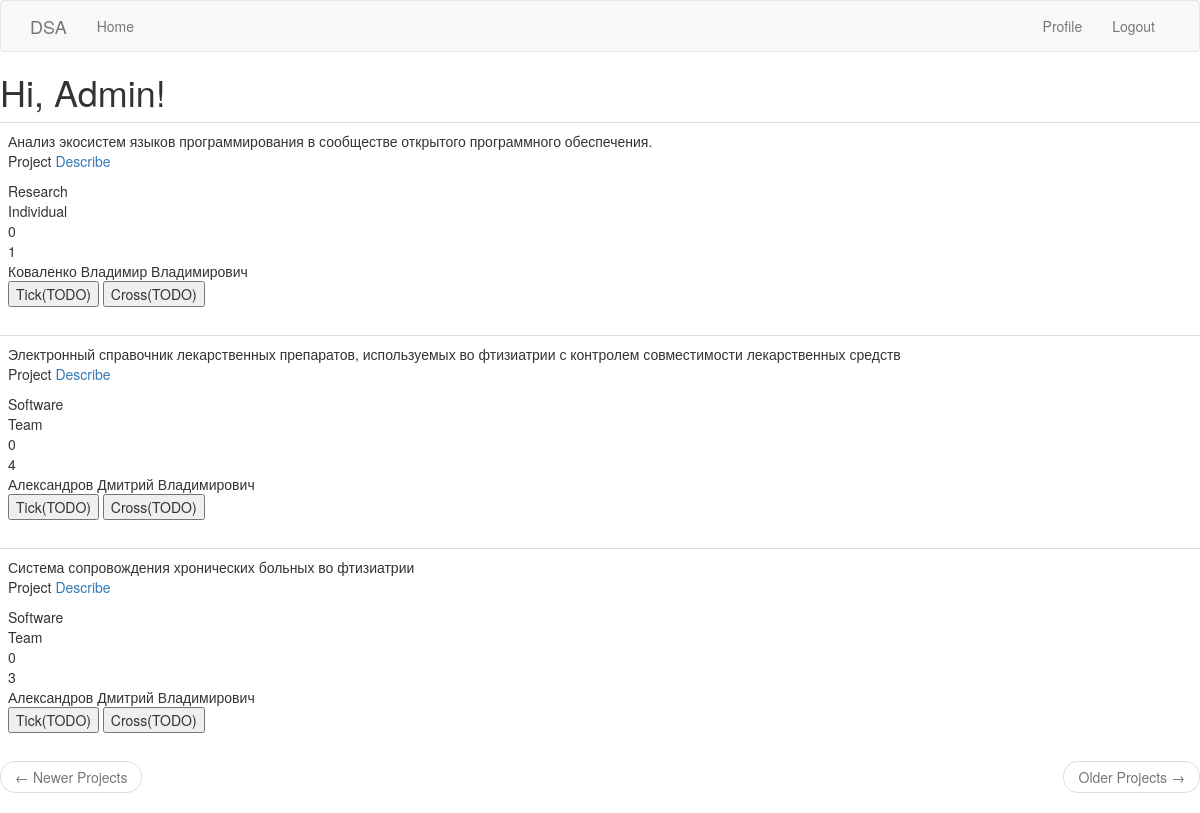
The app's page /index (signed in) with its own data.
### app/models.py (models this page shows, shortened)
class User(UserMixin, db.Model):
    id = db.Column(db.Integer, primary_key=True)
    username = db.Column(db.String(64), index=True, unique=True)
    email = db.Column(db.String(120), index=True, unique=True)
    password_hash = db.Column(db.String(128))
    following = db.relationship('Project', secondary = user_project, backref='followers')
    about_me = db.Column(db.String(140))
    last_seen = db.Column(db.DateTime, default=datetime.utcnow)
    preferences = db.Column(db.String(500))
    usertype = db.Column(db.String(120))

class Project(db.Model):
    id = db.Column(db.Integer, primary_key=True)
    body = db.Column(db.String(140))
    describe = db.Column(db.String(140))
    type = db.Column(db.String(140))
    view = db.Column(db.String(140))
    current_number_of_students = db.Column(db.Integer, default = 0)
    max_students = db.Column(db.Integer)
    name = db.Column(db.String(140))

### app/routes.py (the view)
@app.route('/', methods=['GET', 'POST'])
@app.route('/index', methods=['GET', 'POST'])
@login_required
def index():
    projects = Project.query.all()
    return render_template("index.html",title = 'Home',projects = projects)

### app/models.py (called while the page is built)
@login.user_loader
def load_user(id):
    return User.query.get(int(id))

### app/routes.py (called while the page is built)
@app.before_request
def before_request():
    if current_user.is_authenticated:
        current_user.last_seen = datetime.utcnow()
        db.session.commit()

### app/templates/index.html
{% extends "base.html" %}
{% block content %}
<h1>Hi, {{ current_user.username }}!</h1>
{% for project in projects %}
{% include '_project.html' %}
{% endfor %}
<nav aria-label="...">
    <ul class="pager">
        <li class="previous{% if not prev_url %} disabled{% endif %}">
            <a href="{{ prev_url or '#' }}">
                <span aria-hidden="true">&larr;</span> Newer Projects
            </a>
        </li>
        <li class="next{% if not next_url %} disabled{% endif %}">
            <a href="{{ next_url or '#' }}">
                Older Projects <span aria-hidden="true">&rarr;</span>
            </a>
        </li>
    </ul>
</nav>
{% endblock %}

### app/templates/base.html (shortened to what this page needs)
{% extends 'bootstrap/base.html' %}
{% block navbar %}
    <nav class="navbar navbar-default">
        <div class="container">
            <div class="navbar-header">
                <a class="navbar-brand" href="{{ url_for('index') }}">DSA</a>
            </div>
            <div class="collapse navbar-collapse" id="bs-example-navbar-collapse-1">
                <ul class="nav navbar-nav">
                    <li><a href="{{ url_for('index') }}">Home</a></li>
                </ul>
                <ul class="nav navbar-nav navbar-right">
                    {% if current_user.is_anonymous %}
                    <li><a href="{{ url_for('login') }}">Login</a></li>
                    {% else %}
                    <li><a href="{{ url_for('user', username=current_user.username) }}">Profile</a></li>
                    <li><a href="{{ url_for('logout') }}">Logout</a></li>
                    {% endif %}
                </ul>
            </div>
        </div>
    </nav>
{% endblock %}

### app/templates/_project.html
<table class="table table-hover">
    <tr valign="top">
        <td width="70px">
            {{ project.body }}<br>
            <p>Project <a href= {{project.describe}} >Describe</a></p>
            {{ project.type }}<br>
            {{ project.view }}<br>
            {{ project.current_number_of_students}}<br>
            {{ project.max_students }}<br>
            {{ project.name }}<br>
            <input type="submit" name="submit_button" value="Tick(TODO)">
            <input type="submit" name="submit_button" value="Cross(TODO)">
        </td>
    </tr>
</table>

### records on screen
User: username "Admin"
Project: body "Анализ экосистем языков программирования в сообществе открытого программного обеспечения.", type "Research", view "Individual", current_number_of_students "0", max_students "1", name "Коваленко Владимир Владимирович"
Project: body "Электронный справочник лекарственных препаратов, используемых во фтизиатрии с контролем совместимости лекарственных средств", type "Software", view "Team", current_number_of_students "0", max_students "4", name "Александров Дмитрий Владимирович"
Project: body "Система сопровождения хронических больных во фтизиатрии", type "Software", view "Team", current_number_of_students "0", max_students "3", name "Александров Дмитрий Владимирович"
